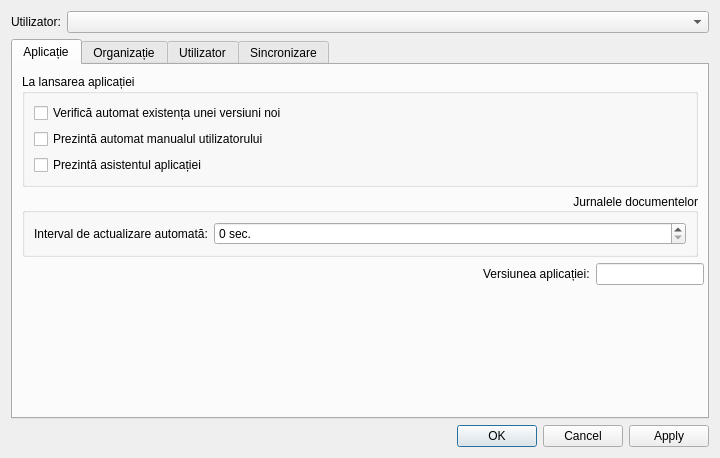
<?xml version="1.0" encoding="UTF-8"?>
<ui version="4.0">
 <class>SettingsDialog</class>
 <widget class="QDialog" name="SettingsDialog">
  <property name="geometry">
   <rect>
    <x>0</x>
    <y>0</y>
    <width>720</width>
    <height>458</height>
   </rect>
  </property>
  <property name="windowTitle">
   <string>Setări</string>
  </property>
  <property name="windowModified">
   <bool>false</bool>
  </property>
  <layout class="QVBoxLayout" name="verticalLayout">
   <item>
    <layout class="QHBoxLayout" name="userLayout">
     <item>
      <widget class="QLabel" name="labelUser">
       <property name="text">
        <string>Utilizator:</string>
       </property>
      </widget>
     </item>
     <item>
      <widget class="QComboBox" name="comboUsers">
       <property name="sizePolicy">
        <sizepolicy hsizetype="Expanding" vsizetype="Fixed">
         <horstretch>1</horstretch>
         <verstretch>0</verstretch>
        </sizepolicy>
       </property>
      </widget>
     </item>
    </layout>
   </item>
   <item>
    <widget class="QTabWidget" name="tabWidget">
     <property name="currentIndex">
      <number>0</number>
     </property>
     <widget class="QWidget" name="tabApplication">
      <attribute name="icon">
       <iconset resource="../../resources/resource.qrc">
        <normaloff>:/icons/eco_248x248.ico</normaloff>:/icons/eco_248x248.ico</iconset>
      </attribute>
      <attribute name="title">
       <string>Aplicație</string>
      </attribute>
      <layout class="QVBoxLayout" name="applicationLayout">
       <item>
        <widget class="QGroupBox" name="groupStartup">
         <property name="title">
          <string>La lansarea aplicației</string>
         </property>
         <layout class="QVBoxLayout" name="startupLayout">
          <item>
           <widget class="QCheckBox" name="checkUpdates">
            <property name="text">
             <string>Verifică automat existența unei versiuni noi</string>
            </property>
           </widget>
          </item>
          <item>
           <widget class="QCheckBox" name="checkUserManual">
            <property name="text">
             <string>Prezintă automat manualul utilizatorului</string>
            </property>
           </widget>
          </item>
          <item>
           <widget class="QCheckBox" name="checkAssistant">
            <property name="text">
             <string>Prezintă asistentul aplicației</string>
            </property>
           </widget>
          </item>
         </layout>
        </widget>
       </item>
       <item>
        <widget class="QGroupBox" name="groupJournal">
         <property name="title">
          <string>Jurnalele documentelor</string>
         </property>
         <property name="alignment">
          <set>Qt::AlignmentFlag::AlignRight|Qt::AlignmentFlag::AlignTrailing|Qt::AlignmentFlag::AlignVCenter</set>
         </property>
         <layout class="QFormLayout" name="journalLayout">
          <property name="labelAlignment">
           <set>Qt::AlignmentFlag::AlignLeading|Qt::AlignmentFlag::AlignLeft|Qt::AlignmentFlag::AlignVCenter</set>
          </property>
          <property name="formAlignment">
           <set>Qt::AlignmentFlag::AlignLeading|Qt::AlignmentFlag::AlignLeft|Qt::AlignmentFlag::AlignTop</set>
          </property>
          <item row="0" column="0">
           <widget class="QLabel" name="labelRefreshInterval">
            <property name="text">
             <string>Interval de actualizare automată:</string>
            </property>
           </widget>
          </item>
          <item row="0" column="1">
           <widget class="QSpinBox" name="spinJournalRefresh">
            <property name="toolTip">
             <string>Valoarea 0 dezactivează actualizarea periodică.</string>
            </property>
            <property name="suffix">
             <string> sec.</string>
            </property>
            <property name="maximum">
             <number>86400</number>
            </property>
           </widget>
          </item>
         </layout>
        </widget>
       </item>
       <item>
        <layout class="QFormLayout" name="versionLayout">
         <property name="labelAlignment">
          <set>Qt::AlignmentFlag::AlignLeading|Qt::AlignmentFlag::AlignLeft|Qt::AlignmentFlag::AlignVCenter</set>
         </property>
         <property name="formAlignment">
          <set>Qt::AlignmentFlag::AlignRight|Qt::AlignmentFlag::AlignTop|Qt::AlignmentFlag::AlignTrailing</set>
         </property>
         <item row="0" column="0">
          <widget class="QLabel" name="labelVersion">
           <property name="text">
            <string>Versiunea aplicației:</string>
           </property>
          </widget>
         </item>
         <item row="0" column="1">
          <widget class="QLineEdit" name="editVersion">
           <property name="sizePolicy">
            <sizepolicy hsizetype="Maximum" vsizetype="Fixed">
             <horstretch>0</horstretch>
             <verstretch>0</verstretch>
            </sizepolicy>
           </property>
           <property name="readOnly">
            <bool>true</bool>
           </property>
          </widget>
         </item>
        </layout>
       </item>
       <item>
        <spacer name="applicationSpacer">
         <property name="orientation">
          <enum>Qt::Orientation::Vertical</enum>
         </property>
         <property name="sizeHint" stdset="0">
          <size>
           <width>20</width>
           <height>40</height>
          </size>
         </property>
        </spacer>
       </item>
      </layout>
     </widget>
     <widget class="QWidget" name="tabOrganization">
      <attribute name="icon">
       <iconset resource="../../resources/resource.qrc">
        <normaloff>:/img/catalogs/company.png</normaloff>:/img/catalogs/company.png</iconset>
      </attribute>
      <attribute name="title">
       <string>Organizație</string>
      </attribute>
      <layout class="QGridLayout" name="organizationLayout">
       <item row="0" column="1">
        <widget class="QComboBox" name="comboOrganization"/>
       </item>
       <item row="3" column="0">
        <widget class="QLabel" name="labelDevice">
         <property name="text">
          <string>Marca aparatului:</string>
         </property>
        </widget>
       </item>
       <item row="1" column="1">
        <widget class="QComboBox" name="comboDoctor"/>
       </item>
       <item row="0" column="0">
        <widget class="QLabel" name="labelOrganization">
         <property name="text">
          <string>Organizația implicită:</string>
         </property>
        </widget>
       </item>
       <item row="2" column="0">
        <widget class="QLabel" name="labelNurse">
         <property name="text">
          <string>As. medicală implicită:</string>
         </property>
        </widget>
       </item>
       <item row="1" column="2">
        <spacer name="horizontalSpacer">
         <property name="orientation">
          <enum>Qt::Orientation::Horizontal</enum>
         </property>
         <property name="sizeHint" stdset="0">
          <size>
           <width>40</width>
           <height>20</height>
          </size>
         </property>
        </spacer>
       </item>
       <item row="3" column="1">
        <widget class="QLineEdit" name="editDevice">
         <property name="maxLength">
          <number>200</number>
         </property>
        </widget>
       </item>
       <item row="1" column="0">
        <widget class="QLabel" name="labelDoctor">
         <property name="text">
          <string>Doctor implicit:</string>
         </property>
        </widget>
       </item>
       <item row="2" column="1">
        <widget class="QComboBox" name="comboNurse"/>
       </item>
       <item row="4" column="0" colspan="3">
        <widget class="QGroupBox" name="groupBox">
         <property name="title">
          <string>Logotip</string>
         </property>
         <property name="alignment">
          <set>Qt::AlignmentFlag::AlignRight|Qt::AlignmentFlag::AlignTrailing|Qt::AlignmentFlag::AlignVCenter</set>
         </property>
         <layout class="QGridLayout" name="gridLayout">
          <item row="2" column="0">
           <widget class="QPushButton" name="buttonChooseLogo">
            <property name="text">
             <string>Alege...</string>
            </property>
           </widget>
          </item>
          <item row="2" column="1">
           <widget class="QPushButton" name="buttonClearLogo">
            <property name="text">
             <string>Elimină</string>
            </property>
           </widget>
          </item>
          <item row="0" column="0" rowspan="2" colspan="4">
           <widget class="QLabel" name="logoPreview">
            <property name="minimumSize">
             <size>
              <width>400</width>
              <height>70</height>
             </size>
            </property>
            <property name="frameShape">
             <enum>QFrame::Shape::StyledPanel</enum>
            </property>
            <property name="text">
             <string>Niciun logotip</string>
            </property>
            <property name="alignment">
             <set>Qt::AlignmentFlag::AlignCenter</set>
            </property>
           </widget>
          </item>
          <item row="2" column="2">
           <spacer name="logoButtonSpacer">
            <property name="orientation">
             <enum>Qt::Orientation::Horizontal</enum>
            </property>
            <property name="sizeHint" stdset="0">
             <size>
              <width>40</width>
              <height>20</height>
             </size>
            </property>
           </spacer>
          </item>
         </layout>
        </widget>
       </item>
      </layout>
     </widget>
     <widget class="QWidget" name="tabUser">
      <attribute name="icon">
       <iconset resource="../../resources/resource.qrc">
        <normaloff>:/img/catalogs/user.png</normaloff>:/img/catalogs/user.png</iconset>
      </attribute>
      <attribute name="title">
       <string>Utilizator</string>
      </attribute>
      <layout class="QGridLayout" name="gridLayout_2">
       <item row="1" column="0" colspan="3">
        <widget class="QGroupBox" name="groupBox_2">
         <property name="sizePolicy">
          <sizepolicy hsizetype="Expanding" vsizetype="Fixed">
           <horstretch>0</horstretch>
           <verstretch>0</verstretch>
          </sizepolicy>
         </property>
         <property name="title">
          <string notr="true"/>
         </property>
         <layout class="QGridLayout" name="gridLayout_3">
          <property name="topMargin">
           <number>9</number>
          </property>
          <item row="0" column="0">
           <widget class="QLabel" name="label">
            <property name="sizePolicy">
             <sizepolicy hsizetype="Fixed" vsizetype="Fixed">
              <horstretch>0</horstretch>
              <verstretch>0</verstretch>
             </sizepolicy>
            </property>
            <property name="maximumSize">
             <size>
              <width>21</width>
              <height>21</height>
             </size>
            </property>
            <property name="text">
             <string/>
            </property>
            <property name="pixmap">
             <pixmap resource="../../resources/resource.qrc">:/img/common/info.png</pixmap>
            </property>
            <property name="scaledContents">
             <bool>true</bool>
            </property>
           </widget>
          </item>
          <item row="0" column="1">
           <widget class="QLabel" name="labelOrganizationCompatibility">
            <property name="sizePolicy">
             <sizepolicy hsizetype="Preferred" vsizetype="Preferred">
              <horstretch>0</horstretch>
              <verstretch>0</verstretch>
             </sizepolicy>
            </property>
            <property name="styleSheet">
             <string notr="true">color: rgb(42, 223, 40);</string>
            </property>
            <property name="text">
             <string>În schema actuală, organizația de lucru și organizația implicită reprezintă aceeași valoare.</string>
            </property>
            <property name="wordWrap">
             <bool>true</bool>
            </property>
           </widget>
          </item>
         </layout>
        </widget>
       </item>
       <item row="3" column="0" colspan="3">
        <widget class="QCheckBox" name="checkConfirmExit">
         <property name="text">
          <string>Solicită confirmare la închiderea aplicației</string>
         </property>
        </widget>
       </item>
       <item row="5" column="0" colspan="3">
        <widget class="QCheckBox" name="checkSeparateWindows">
         <property name="text">
          <string>Deschide documentele în ferestre separate</string>
         </property>
        </widget>
       </item>
       <item row="2" column="0" colspan="3">
        <widget class="QCheckBox" name="checkMinimizeTray">
         <property name="text">
          <string>Minimizează aplicația în zona de notificare</string>
         </property>
        </widget>
       </item>
       <item row="0" column="2">
        <spacer name="horizontalSpacer_2">
         <property name="orientation">
          <enum>Qt::Orientation::Horizontal</enum>
         </property>
         <property name="sizeHint" stdset="0">
          <size>
           <width>262</width>
           <height>20</height>
          </size>
         </property>
        </spacer>
       </item>
       <item row="6" column="0" colspan="2">
        <layout class="QFormLayout" name="printModeLayout">
         <item row="0" column="0">
          <widget class="QLabel" name="labelPrintMode">
           <property name="text">
            <string>Meniul de printare:</string>
           </property>
          </widget>
         </item>
         <item row="0" column="1">
          <widget class="QComboBox" name="comboPrintMode"/>
         </item>
        </layout>
       </item>
       <item row="7" column="0">
        <spacer name="preferencesSpacer">
         <property name="orientation">
          <enum>Qt::Orientation::Vertical</enum>
         </property>
         <property name="sizeHint" stdset="0">
          <size>
           <width>20</width>
           <height>40</height>
          </size>
         </property>
        </spacer>
       </item>
       <item row="0" column="0">
        <widget class="QLabel" name="labelDefaultOrganization">
         <property name="text">
          <string>Organizația de lucru:</string>
         </property>
        </widget>
       </item>
       <item row="4" column="0" colspan="3">
        <widget class="QCheckBox" name="checkArchiveSqlite">
         <property name="text">
          <string>Arhivează automat baza SQLite la închiderea aplicației</string>
         </property>
        </widget>
       </item>
       <item row="0" column="1">
        <widget class="QComboBox" name="comboDefaultOrganization">
         <property name="sizePolicy">
          <sizepolicy hsizetype="Expanding" vsizetype="Fixed">
           <horstretch>0</horstretch>
           <verstretch>0</verstretch>
          </sizepolicy>
         </property>
        </widget>
       </item>
      </layout>
     </widget>
     <widget class="QWidget" name="tabSynchronization">
      <attribute name="icon">
       <iconset resource="../../resources/resource.qrc">
        <normaloff>:/img/actions/sync.png</normaloff>:/img/actions/sync.png</iconset>
      </attribute>
      <attribute name="title">
       <string>Sincronizare</string>
      </attribute>
      <layout class="QVBoxLayout" name="synchronizationLayout">
       <item>
        <widget class="QCheckBox" name="checkSynchronization">
         <property name="text">
          <string>Sincronizare cu baza de date cloud</string>
         </property>
        </widget>
       </item>
       <item>
        <widget class="QGroupBox" name="groupBox_3">
         <property name="title">
          <string/>
         </property>
         <layout class="QGridLayout" name="gridLayout_4">
          <item row="0" column="0">
           <widget class="QLabel" name="label_2">
            <property name="maximumSize">
             <size>
              <width>40</width>
              <height>40</height>
             </size>
            </property>
            <property name="text">
             <string/>
            </property>
            <property name="pixmap">
             <pixmap resource="../../resources/resource.qrc">:/img/common/info.png</pixmap>
            </property>
            <property name="scaledContents">
             <bool>true</bool>
            </property>
           </widget>
          </item>
          <item row="0" column="1">
           <widget class="QLabel" name="labelSynchronizationHint">
            <property name="styleSheet">
             <string notr="true">color: rgb(42, 223, 40);</string>
            </property>
            <property name="text">
             <string>Starea sincronizării nu este disponibilă.
Conexiunea, parola și baza cloud se configurează în fereastra dedicată „Setări cloud server”.</string>
            </property>
            <property name="wordWrap">
             <bool>true</bool>
            </property>
           </widget>
          </item>
         </layout>
        </widget>
       </item>
       <item>
        <spacer name="synchronizationSpacer">
         <property name="orientation">
          <enum>Qt::Orientation::Vertical</enum>
         </property>
         <property name="sizeHint" stdset="0">
          <size>
           <width>20</width>
           <height>40</height>
          </size>
         </property>
        </spacer>
       </item>
      </layout>
     </widget>
    </widget>
   </item>
   <item>
    <widget class="QDialogButtonBox" name="buttonBox">
     <property name="standardButtons">
      <set>QDialogButtonBox::StandardButton::Apply|QDialogButtonBox::StandardButton::Cancel|QDialogButtonBox::StandardButton::Ok</set>
     </property>
    </widget>
   </item>
  </layout>
 </widget>
 <resources>
  <include location="../../resources/resource.qrc"/>
 </resources>
 <connections/>
</ui>
